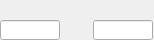
    <widget class="PyDMFrame" name="composite_1">
      <property name="geometry">
        <rect>
          <x>143</x>
          <y>170</y>
          <width>154</width>
          <height>40</height>
        </rect>
      </property>
      <widget class="PyDMLineEdit" name="text_entry_4">
        <property name="geometry">
          <rect>
            <x>0</x>
            <y>20</y>
            <width>60</width>
            <height>20</height>
          </rect>
        </property>
        <property name="channel" stdset="0">
          <string>ca://${prefix}SizeX</string>
        </property>
        <property name="toolTip">
          <string>${prefix}SizeX</string>
        </property>
        <property name="font" stdset="0">
          <font>
            <pointsize>10</pointsize>
          </font>
        </property>
        <property name="styleSheet">
          <string notr="true">PyDMLineEdit#text_entry_4 {
  color: rgb(0, 0, 0);
  background-color: rgb(115, 223, 255);
  border: 1px solid black;
  margin: 0px;
  padding: 0px;
  spacing: 0px;
  }</string>
        </property>
      </widget>
      <widget class="PyDMLineEdit" name="text_entry_5">
        <property name="geometry">
          <rect>
            <x>93</x>
            <y>20</y>
            <width>60</width>
            <height>20</height>
          </rect>
        </property>
        <property name="channel" stdset="0">
          <string>ca://${prefix}SizeY</string>
        </property>
        <property name="toolTip">
          <string>${prefix}SizeY</string>
        </property>
        <property name="font" stdset="0">
          <font>
            <pointsize>10</pointsize>
          </font>
        </property>
        <property name="styleSheet">
          <string notr="true">PyDMLineEdit#text_entry_5 {
  color: rgb(0, 0, 0);
  background-color: rgb(115, 223, 255);
  border: 1px solid black;
  margin: 0px;
  padding: 0px;
  spacing: 0px;
  }</string>
        </property>
      </widget>
      <widget class="PyDMLabel" name="text_update_4">
        <property name="geometry">
          <rect>
            <x>0</x>
            <y>0</y>
            <width>61</width>
            <height>18</height>
          </rect>
        </property>
        <property name="toolTip">
          <string>PV: ${prefix}SizeX_RBV</string>
        </property>
        <property name="channel" stdset="0">
          <string>ca://${prefix}SizeX_RBV</string>
        </property>
        <property name="font" stdset="0">
          <font>
            <pointsize>10</pointsize>
          </font>
        </property>
        <property name="alignment">
          <set>Qt::AlignCenter</set>
        </property>
        <property name="textInteractionFlags">
          <set>Qt::TextSelectableByKeyboard|Qt::TextSelectableByMouse</set>
        </property>
        <property name="styleSheet">
          <string notr="true">PyDMLabel#text_update_4 {
  color: rgb(10, 0, 184);
  background-color: rgb(187, 187, 187);
  }</string>
        </property>
      </widget>
      <widget class="PyDMLabel" name="text_update_5">
        <property name="geometry">
          <rect>
            <x>93</x>
            <y>0</y>
            <width>61</width>
            <height>18</height>
          </rect>
        </property>
        <property name="toolTip">
          <string>PV: ${prefix}SizeY_RBV</string>
        </property>
        <property name="channel" stdset="0">
          <string>ca://${prefix}SizeY_RBV</string>
        </property>
        <property name="font" stdset="0">
          <font>
            <pointsize>10</pointsize>
          </font>
        </property>
        <property name="alignment">
          <set>Qt::AlignCenter</set>
        </property>
        <property name="textInteractionFlags">
          <set>Qt::TextSelectableByKeyboard|Qt::TextSelectableByMouse</set>
        </property>
        <property name="styleSheet">
          <string notr="true">PyDMLabel#text_update_5 {
  color: rgb(10, 0, 184);
  background-color: rgb(187, 187, 187);
  }</string>
        </property>
      </widget>
    </widget>
